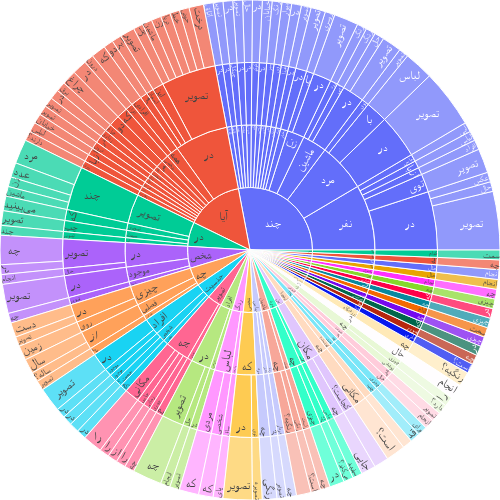

Notebook code cell kept with this figure:
### Markdown cell above
## First Four Words in Questions

### Code cell
plot_sunburst(human_questions,'sunburst_human')

### Figure 1 — Plotly figure (JSON) as saved in the notebook; plotly's stock layout.template omitted (floating-point values rounded to 4 significant figures; data arrays with more than 128 entries replaced by an {"elided": "..."} marker saying what was removed)
{"data": [{"branchvalues": "total", "domain": {"x": [0, 1], "y": [0, 1]}, "hovertemplate": "labels=%{label}<br>count=%{value}<br>parent=%{parent}<br>id=%{id}<extra></extra>", "ids": {"elided": "333 str values"}, "labels": {"elided": "333 str values"}, "name": "", "parents": {"elided": "333 str values"}, "textfont": {"family": ["Arial Black", "Arial"], "size": [100]}, "type": "sunburst", "values": {"elided": "333 int values"}}], "layout": {"height": 500, "legend": {"tracegroupgap": 0}, "margin": {"b": 0, "l": 0, "r": 0, "t": 0}, "width": 500}}
